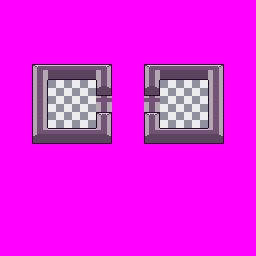

Tiled map render using the project's own tile images. Description and the whole map definition, tile-layer contents included, below:
An orthogonal 16x16 tile map with 16x16 px tiles, 1 tile layer (Level), 1 hidden layer not drawn, 2 tilesets.

<map version="1.10" tiledversion="1.10.2" orientation="orthogonal" renderorder="right-down" width="16" height="16" tilewidth="16" tileheight="16" infinite="0" nextlayerid="3" nextobjectid="1">
 <tileset firstgid="1" name="concepts" tilewidth="16" tileheight="16" tilecount="256" columns="16">
  <image source="concepts.png" width="256" height="256" />
 </tileset>
 <tileset firstgid="257" name="WallTileset" tilewidth="16" tileheight="16" tilecount="40" columns="5">
  <image source="WallTileset.png" width="80" height="128" />
 </tileset>
 <layer id="1" name="Tile Layer 1" width="16" height="16" visible="0">
  <data encoding="csv">
20,20,20,20,20,20,20,20,20,20,20,20,20,20,20,20,
20,20,20,20,20,20,20,20,20,20,20,20,20,20,20,20,
20,20,20,20,20,20,20,20,20,20,20,20,20,20,20,20,
20,20,20,20,20,20,20,20,20,20,20,20,20,20,20,20,
20,20,1,1,1,1,1,20,20,1,1,1,1,1,20,20,
20,20,1,19,19,19,1,20,20,1,19,19,19,1,20,20,
20,20,1,2,19,19,17,20,20,17,19,19,3,1,20,20,
20,20,1,19,19,19,1,20,20,1,19,19,19,1,20,20,
20,20,1,1,1,1,1,20,20,1,1,1,1,1,20,20,
20,20,20,20,20,20,20,20,20,20,20,20,20,20,20,20,
20,20,20,20,20,20,20,20,20,20,20,20,20,20,20,20,
20,20,20,20,20,20,20,20,20,20,20,20,20,20,20,20,
20,20,20,20,20,20,20,20,20,20,20,20,20,20,20,20,
20,20,20,20,20,20,20,20,20,20,20,20,20,20,20,20,
20,20,20,20,20,20,20,20,20,20,20,20,20,20,20,20,
5,5,5,5,5,5,5,5,5,5,5,5,5,5,5,5
</data>
 </layer>
 <layer id="2" name="Level" width="16" height="16">
  <data encoding="csv">
266,266,266,266,266,266,266,266,266,266,266,266,266,266,266,266,
266,266,266,266,266,266,266,266,266,266,266,266,266,266,266,266,
266,266,266,266,266,266,266,266,266,266,266,266,266,266,266,266,
266,266,266,266,266,266,266,266,266,266,266,266,266,266,266,266,
266,266,283,279,279,279,284,266,266,283,279,279,279,284,266,266,
266,266,282,261,261,261,287,266,266,287,261,261,261,282,266,266,
266,266,282,261,261,261,285,266,266,285,261,261,261,282,266,266,
266,266,282,261,261,261,277,266,266,277,261,261,261,282,266,266,
266,266,288,279,279,279,289,266,266,288,279,279,279,289,266,266,
266,266,266,266,266,266,266,266,266,266,266,266,266,266,266,266,
266,266,266,266,266,266,266,266,266,266,266,266,266,266,266,266,
266,266,266,266,266,266,266,266,266,266,266,266,266,266,266,266,
266,266,266,266,266,266,266,266,266,266,266,266,266,266,266,266,
266,266,266,266,266,266,266,266,266,266,266,266,266,266,266,266,
266,266,266,266,266,266,266,266,266,266,266,266,266,266,266,266,
266,266,266,266,266,266,266,266,266,266,266,266,266,266,266,266
</data>
 </layer>
</map>
